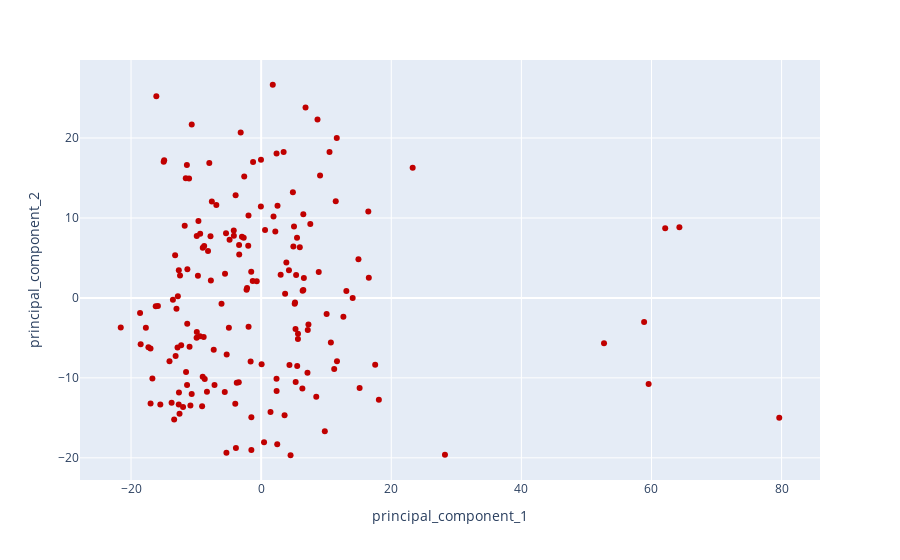

The cell this chart's notebook holds for it:
### Code cell
pca_2d = PCA(n_components=2)
pca_2d.fit(X_scaled)
print(pca_2d.explained_variance_ratio_)

X_t = pca_2d.transform(X_scaled)
df_pca_2d = pd.DataFrame(X_t,columns = ['principal_component_1','principal_component_2'])

fig = px.scatter(df_pca_2d, x = 'principal_component_1', y = 'principal_component_2').update_traces(marker = dict(color = "#C00000"))
fig.show()

### Figure 1 — Plotly figure (JSON) as saved in the notebook; plotly's stock layout.template omitted (floating-point values rounded to 4 significant figures; data arrays with more than 128 entries replaced by an {"elided": "..."} marker saying what was removed)
{"data": [{"hovertemplate": "principal_component_1=%{x}<br>principal_component_2=%{y}<extra></extra>", "legendgroup": "", "marker": {"color": "#C00000", "symbol": "circle"}, "mode": "markers", "name": "", "orientation": "v", "showlegend": false, "type": "scatter", "x": {"elided": "171 float values"}, "xaxis": "x", "y": {"elided": "171 float values"}, "yaxis": "y"}], "layout": {"legend": {"tracegroupgap": 0}, "margin": {"t": 60}, "xaxis": {"anchor": "y", "domain": [0, 1], "title": {"text": "principal_component_1"}}, "yaxis": {"anchor": "x", "domain": [0, 1], "title": {"text": "principal_component_2"}}}}
